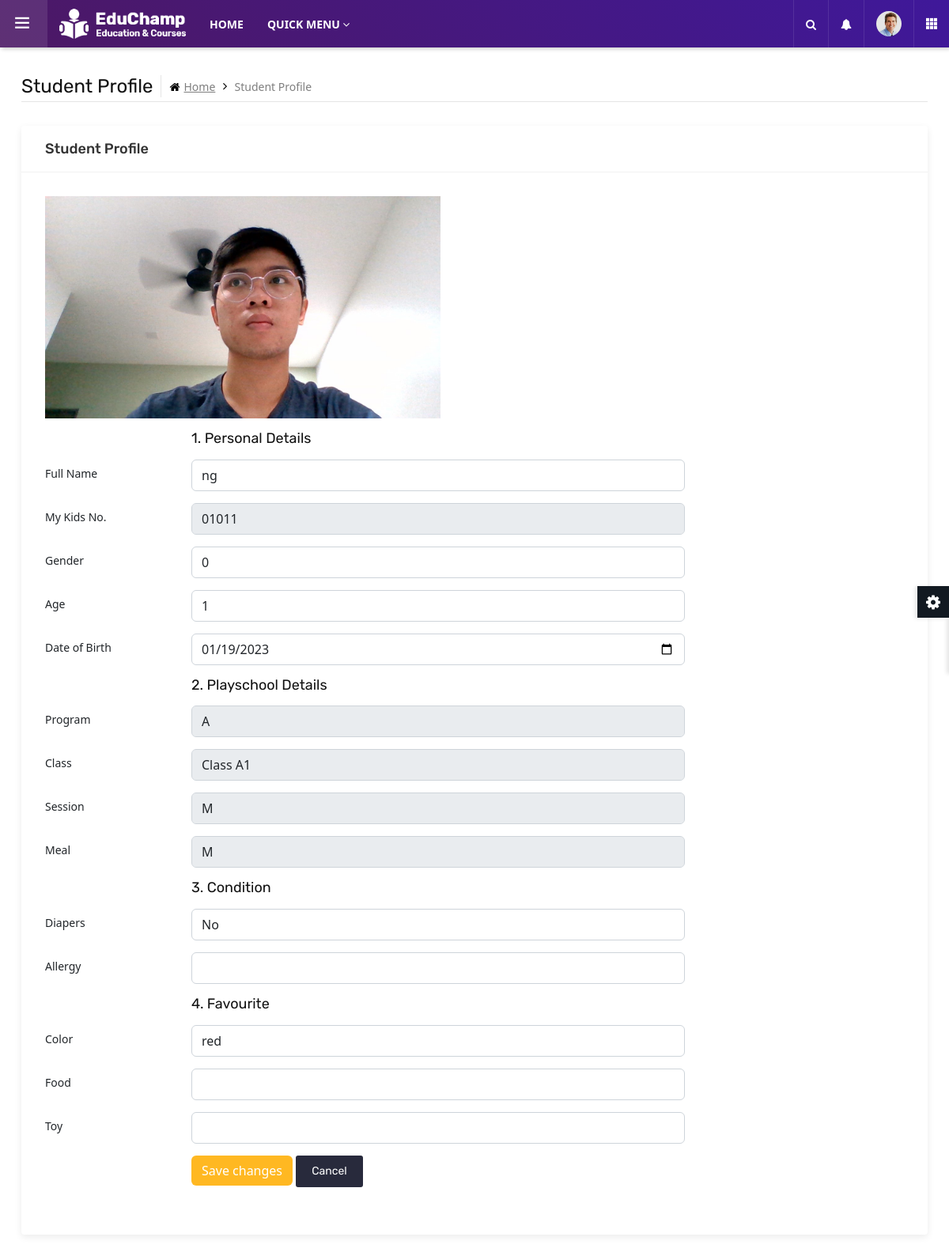
The page /profileStudent.php?id=01011 (signed in) on the database as committed earlier.
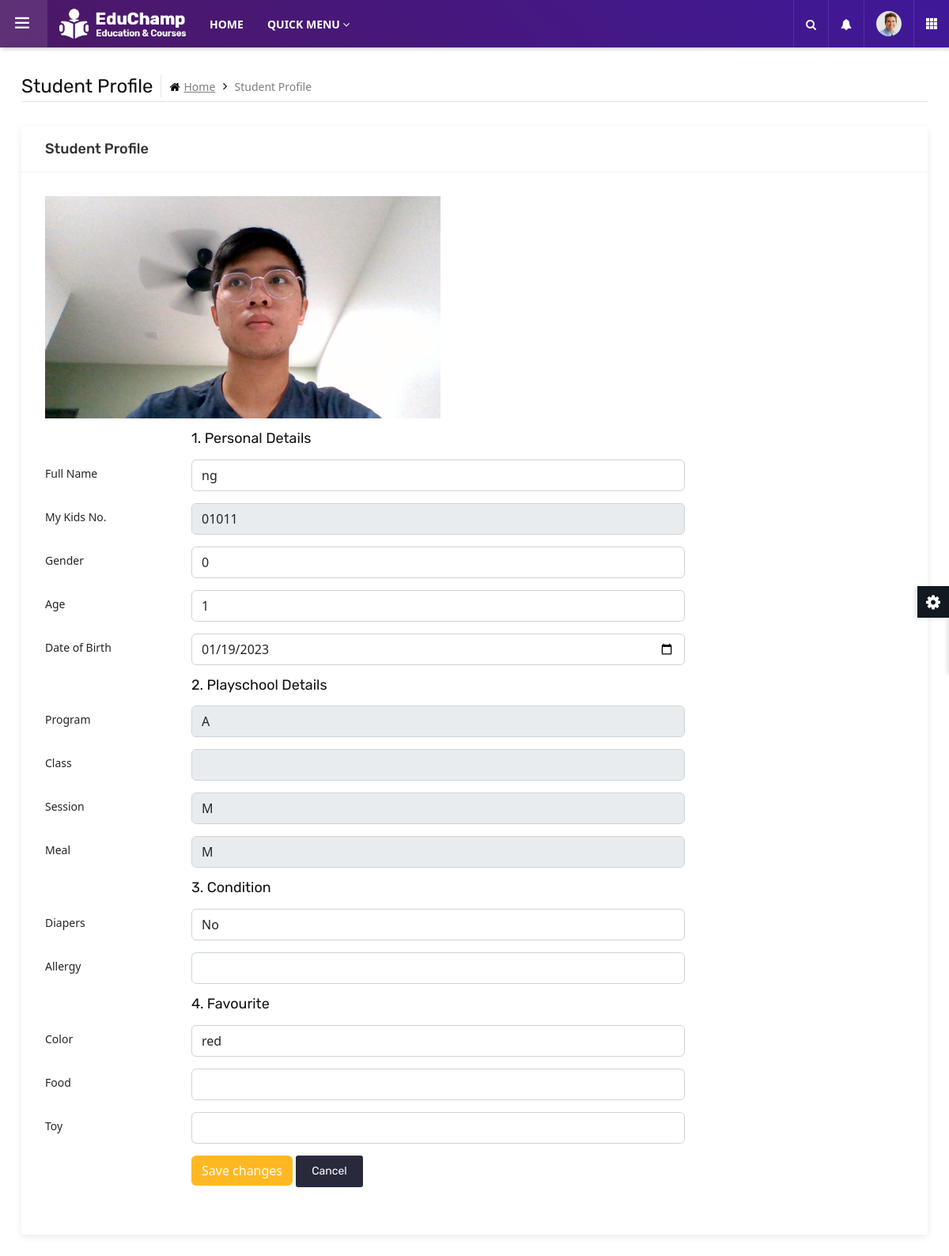
The same page on the database as committed later.
### tables this page shows
CREATE TABLE `student` (
  `stdMKN` char(12) NOT NULL,
  `stdName` varchar(50) NOT NULL,
  `stdGender` tinyint(1) NOT NULL,
  `stdAge` decimal(2,0) NOT NULL,
  `stdDOB` date NOT NULL,
  `stdFavorColor` varchar(20) DEFAULT NULL,
  `stdDiapers` tinyint(1) NOT NULL,
  `stdSession` varchar(2) NOT NULL,
  `stdMeal` varchar(2) NOT NULL,
  `stdPhoto` varchar(40) NOT NULL,
  `stdRegStatus` tinyint(2) NOT NULL,
  `pIC` char(12) NOT NULL,
  `clsName` varchar(20) DEFAULT NULL,
  `prgName` varchar(50) DEFAULT NULL
);

### profileStudent.php (the view, shortened to what the changed rows need)
<?php
include "leftSideBarParent.php";
include "dbconnect.php";
if(isset($_GET['id']))
{
	$stdMKN = $_GET['id'];
}else{
	$stdMKN = $_SESSION["stdMKN"];
}
$query = "SELECT * FROM Student WHERE stdMKN = '$stdMKN'";
$result = mysqli_query($con, $query);
$row = mysqli_fetch_array($result);
$diapers = array('No', 'Yes');
?>
	<main class="ttr-wrapper">
		<div class="container-fluid">
			<div class="row">
				<div class="col-lg-12 m-b30">
					<div class="widget-box">
						<div class="widget-inner">
							<form class="edit-profile m-b30" name="profileForm" method="post" action="profileStudentProcess.php">
								<div class="">
                                    <div class="form-group ">
                                    <a href="<?php echo $row['stdPhoto']?>" ><img src="<?php echo $row['stdPhoto']?>" alt="Personal Photo" width="500" height="600"></a>
                                    </div>
									<div class="form-group row">
										<div class="col-sm-7">
											<input name="stdName" class="form-control" type="text" value = "<?php echo $row['stdName']?>">
										</div>
									</div>
									<div class="form-group row">
                                        <div class="col-sm-7">
                                        <input name="stdGender" class="form-control" type="text" value="<?php echo $row['stdGender']?>">
                                        </div>
									</div>
									<div class="form-group row">
										<div class="col-sm-7">
											<input name="stdAge" class="form-control" type="text" value="<?php echo $row['stdAge']?>">										</div>
									</div>
									<div class="form-group row">
										<div class="col-sm-7">
											<input name="stdDOB" class="form-control" type="date" value="<?php echo $row['stdDOB']?>">
										</div>
									</div>
									<div class="form-group row">
										<div class="col-sm-7">
											<input name="prgName" class="form-control" type="text" value="<?php echo $row['prgName']?>" disabled>
										</div>
									</div>
									<div class="form-group row">
										<div class="col-sm-7">
											<input name="clsName" class="form-control" type="text" value="<?php echo $row['clsName']?>" disabled>
										</div>
                                    </div>
                                    <div class="form-group row">
										<div class="col-sm-7">
											<input name="stdSession" class="form-control" type="text" value="<?php echo $row['stdSession']?>" disabled>
										</div>
                                    </div>
                                    <div class="form-group row">
										<div class="col-sm-7">
											<input name="stdMeal" class="form-control" type="text" value="<?php echo $row['stdMeal']?>" disabled>
										</div>
                                    </div>
									<?php $stdDiapers = $row['stdDiapers']; ?>
									<div class="form-group row">
										<div class="col-sm-7">
											<input name="stdDiapers" class="form-control" type="text" value="<?php echo $diapers[$stdDiapers]?>">
										</div>
									</div>
                                    </div>
                                    <div class="form-group row">
										<div class="col-sm-7">
											<input name="stdFavorColor" class="form-control" type="text" value="<?php echo $row['stdFavorColor']?>">
										</div>
									</div>
							</form>
						</div>
					</div>
				</div>
			</div>
		</div>
	</main>
</body>
</html>

Rows that differ between the two databases and show on the page:
changed student "ng": clsName "Class A1" → (not shown)
